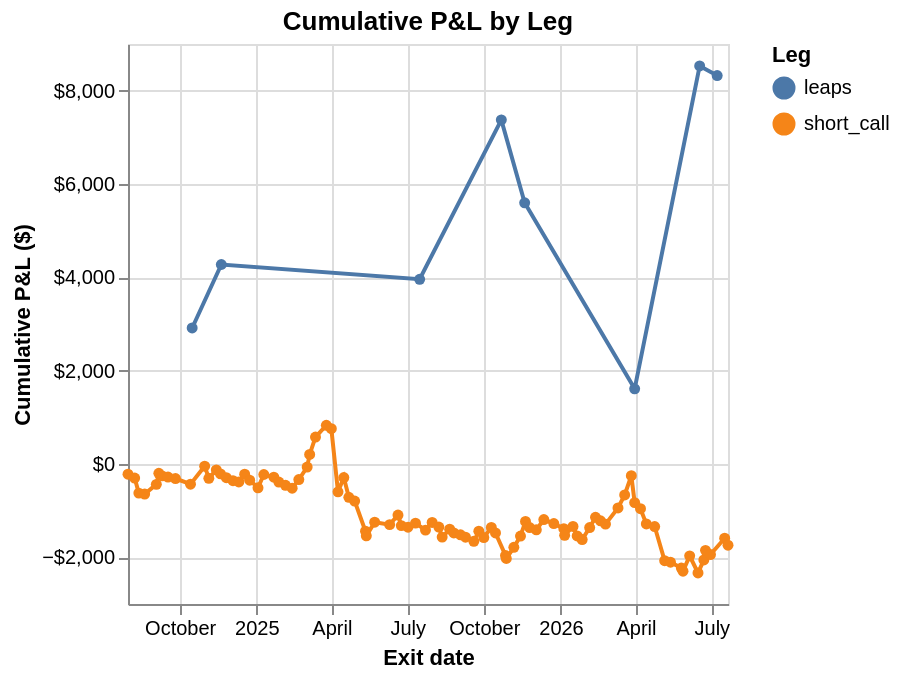

The notebook cell saved with this chart:
### Markdown cell above
### Cumulative P&L by Leg

### Code cell
plot_cumulative_pnl(result)

### Figure 1 — Vega-Lite specification as saved in the notebook (floating-point values rounded to 4 significant figures)
{"config": {"view": {"continuousWidth": 300, "continuousHeight": 300}}, "data": {"name": "data-9fc527ed876da34cc04b2bcd2607ee23"}, "mark": {"type": "line", "point": true, "strokeWidth": 2}, "encoding": {"color": {"field": "leg", "title": "Leg", "type": "nominal"}, "tooltip": [{"field": "leg", "title": "Leg", "type": "nominal"}, {"field": "exit_date", "title": "Date", "type": "temporal"}, {"field": "cumulative_pnl", "format": "$,.0f", "title": "Cum P&L", "type": "quantitative"}], "x": {"field": "exit_date", "title": "Exit date", "type": "temporal"}, "y": {"axis": {"format": "$,.0f"}, "field": "cumulative_pnl", "title": "Cumulative P&L ($)", "type": "quantitative"}}, "height": 280, "params": [{"name": "cum_pnl_zoom", "select": {"type": "point", "encodings": ["x", "y"]}, "bind": "scales"}], "title": "Cumulative P&L by Leg", "width": "container", "$schema": "https://vega.github.io/schema/vega-lite/v6.4.1.json", "datasets": {"data-9fc527ed876da34cc04b2bcd2607ee23": [{"exit_date": "2024-07-31T00:00:00", "cumulative_pnl": -217.5, "leg": "short_call"}, {"exit_date": "2024-08-08T00:00:00", "cumulative_pnl": -301.0, "leg": "short_call"}, {"exit_date": "2024-08-13T00:00:00", "cumulative_pnl": -624.0, "leg": "short_call"}, {"exit_date": "2024-08-20T00:00:00", "cumulative_pnl": -645.0, "leg": "short_call"}, {"exit_date": "2024-09-03T00:00:00", "cumulative_pnl": -436.5, "leg": "short_call"}, {"exit_date": "2024-09-06T00:00:00", "cumulative_pnl": -199.5, "leg": "short_call"}, {"exit_date": "2024-09-10T00:00:00", "cumulative_pnl": -254.5, "leg": "short_call"}, {"exit_date": "2024-09-17T00:00:00", "cumulative_pnl": -280.0, "leg": "short_call"}, {"exit_date": "2024-09-26T00:00:00", "cumulative_pnl": -311.5, "leg": "short_call"}, {"exit_date": "2024-10-14T00:00:00", "cumulative_pnl": -432.0, "leg": "short_call"}, {"exit_date": "2024-10-31T00:00:00", "cumulative_pnl": -47.5, "leg": "short_call"}, {"exit_date": "2024-11-05T00:00:00", "cumulative_pnl": -306.0, "leg": "short_call"}, {"exit_date": "2024-11-14T00:00:00", "cumulative_pnl": -126.0, "leg": "short_call"}, {"exit_date": "2024-11-19T00:00:00", "cumulative_pnl": -212.0, "leg": "short_call"}, {"exit_date": "2024-11-26T00:00:00", "cumulative_pnl": -294.0, "leg": "short_call"}, {"exit_date": "2024-12-04T00:00:00", "cumulative_pnl": -358.5, "leg": "short_call"}, {"exit_date": "2024-12-11T00:00:00", "cumulative_pnl": -384.0, "leg": "short_call"}, {"exit_date": "2024-12-18T00:00:00", "cumulative_pnl": -219.5, "leg": "short_call"}, {"exit_date": "2024-12-24T00:00:00", "cumulative_pnl": -347.0, "leg": "short_call"}, {"exit_date": "2025-01-03T00:00:00", "cumulative_pnl": -509.0, "leg": "short_call"}, {"exit_date": "2025-01-10T00:00:00", "cumulative_pnl": -225.0, "leg": "short_call"}, {"exit_date": "2025-01-22T00:00:00", "cumulative_pnl": -282.0, "leg": "short_call"}, {"exit_date": "2025-01-28T00:00:00", "cumulative_pnl": -386.5, "leg": "short_call"}, {"exit_date": "2025-02-05T00:00:00", "cumulative_pnl": -457.5, "leg": "short_call"}, {"exit_date": "2025-02-13T00:00:00", "cumulative_pnl": -517.5, "leg": "short_call"}, {"exit_date": "2025-02-21T00:00:00", "cumulative_pnl": -334.0, "leg": "short_call"}, {"exit_date": "2025-03-03T00:00:00", "cumulative_pnl": -65.5, "leg": "short_call"}, {"exit_date": "2025-03-06T00:00:00", "cumulative_pnl": 204.5, "leg": "short_call"}, {"exit_date": "2025-03-13T00:00:00", "cumulative_pnl": 577.0, "leg": "short_call"}, {"exit_date": "2025-03-26T00:00:00", "cumulative_pnl": 830.0, "leg": "short_call"}, {"exit_date": "2025-04-01T00:00:00", "cumulative_pnl": 756.5, "leg": "short_call"}, {"exit_date": "2025-04-09T00:00:00", "cumulative_pnl": -597.0, "leg": "short_call"}, {"exit_date": "2025-04-16T00:00:00", "cumulative_pnl": -290.5, "leg": "short_call"}, {"exit_date": "2025-04-22T00:00:00", "cumulative_pnl": -714.0, "leg": "short_call"}, {"exit_date": "2025-04-29T00:00:00", "cumulative_pnl": -794.0, "leg": "short_call"}, {"exit_date": "2025-05-12T00:00:00", "cumulative_pnl": -1440.0, "leg": "short_call"}, {"exit_date": "2025-05-13T00:00:00", "cumulative_pnl": -1540.0, "leg": "short_call"}, {"exit_date": "2025-05-23T00:00:00", "cumulative_pnl": -1247.0, "leg": "short_call"}, {"exit_date": "2025-06-10T00:00:00", "cumulative_pnl": -1299.0, "leg": "short_call"}, {"exit_date": "2025-06-20T00:00:00", "cumulative_pnl": -1094.0, "leg": "short_call"}, {"exit_date": "2025-06-24T00:00:00", "cumulative_pnl": -1321.0, "leg": "short_call"}, {"exit_date": "2025-07-02T00:00:00", "cumulative_pnl": -1355.0, "leg": "short_call"}, {"exit_date": "2025-07-11T00:00:00", "cumulative_pnl": -1267.0, "leg": "short_call"}, {"exit_date": "2025-07-23T00:00:00", "cumulative_pnl": -1417.0, "leg": "short_call"}, {"exit_date": "2025-07-31T00:00:00", "cumulative_pnl": -1253.0, "leg": "short_call"}, {"exit_date": "2025-08-08T00:00:00", "cumulative_pnl": -1352.0, "leg": "short_call"}, {"exit_date": "2025-08-12T00:00:00", "cumulative_pnl": -1567.0, "leg": "short_call"}, {"exit_date": "2025-08-21T00:00:00", "cumulative_pnl": -1397.0, "leg": "short_call"}, {"exit_date": "2025-08-26T00:00:00", "cumulative_pnl": -1477.0, "leg": "short_call"}, {"exit_date": "2025-09-03T00:00:00", "cumulative_pnl": -1517.0, "leg": "short_call"}, {"exit_date": "2025-09-09T00:00:00", "cumulative_pnl": -1569.0, "leg": "short_call"}, {"exit_date": "2025-09-19T00:00:00", "cumulative_pnl": -1657.0, "leg": "short_call"}, {"exit_date": "2025-09-25T00:00:00", "cumulative_pnl": -1440.0, "leg": "short_call"}, {"exit_date": "2025-10-01T00:00:00", "cumulative_pnl": -1577.0, "leg": "short_call"}, {"exit_date": "2025-10-10T00:00:00", "cumulative_pnl": -1359.0, "leg": "short_call"}, {"exit_date": "2025-10-15T00:00:00", "cumulative_pnl": -1477.0, "leg": "short_call"}, {"exit_date": "2025-10-27T00:00:00", "cumulative_pnl": -1962.0, "leg": "short_call"}, {"exit_date": "2025-10-28T00:00:00", "cumulative_pnl": -2025.0, "leg": "short_call"}, {"exit_date": "2025-11-06T00:00:00", "cumulative_pnl": -1786.0, "leg": "short_call"}, {"exit_date": "2025-11-14T00:00:00", "cumulative_pnl": -1543.0, "leg": "short_call"}, {"exit_date": "2025-11-20T00:00:00", "cumulative_pnl": -1230.0, "leg": "short_call"}, {"exit_date": "2025-11-25T00:00:00", "cumulative_pnl": -1363.0, "leg": "short_call"}, {"exit_date": "2025-12-03T00:00:00", "cumulative_pnl": -1410.0, "leg": "short_call"}, {"exit_date": "2025-12-12T00:00:00", "cumulative_pnl": -1191.0, "leg": "short_call"}, {"exit_date": "2025-12-24T00:00:00", "cumulative_pnl": -1276.0, "leg": "short_call"}, {"exit_date": "2026-01-05T00:00:00", "cumulative_pnl": -1386.0, "leg": "short_call"}, {"exit_date": "2026-01-06T00:00:00", "cumulative_pnl": -1527.0, "leg": "short_call"}, {"exit_date": "2026-01-16T00:00:00", "cumulative_pnl": -1338.0, "leg": "short_call"}, {"exit_date": "2026-01-21T00:00:00", "cumulative_pnl": -1542.0, "leg": "short_call"}, {"exit_date": "2026-01-27T00:00:00", "cumulative_pnl": -1620.0, "leg": "short_call"}, {"exit_date": "2026-02-05T00:00:00", "cumulative_pnl": -1362.0, "leg": "short_call"}, {"exit_date": "2026-02-12T00:00:00", "cumulative_pnl": -1143.0, "leg": "short_call"}, {"exit_date": "2026-02-18T00:00:00", "cumulative_pnl": -1218.0, "leg": "short_call"}, {"exit_date": "2026-02-24T00:00:00", "cumulative_pnl": -1288.0, "leg": "short_call"}, {"exit_date": "2026-03-11T00:00:00", "cumulative_pnl": -941.0, "leg": "short_call"}, {"exit_date": "2026-03-19T00:00:00", "cumulative_pnl": -663.0, "leg": "short_call"}, {"exit_date": "2026-03-27T00:00:00", "cumulative_pnl": -250.0, "leg": "short_call"}, {"exit_date": "2026-03-31T00:00:00", "cumulative_pnl": -827.5, "leg": "short_call"}, {"exit_date": "2026-04-07T00:00:00", "cumulative_pnl": -958.5, "leg": "short_call"}, {"exit_date": "2026-04-14T00:00:00", "cumulative_pnl": -1285.0, "leg": "short_call"}, {"exit_date": "2026-04-24T00:00:00", "cumulative_pnl": -1340.0, "leg": "short_call"}, {"exit_date": "2026-05-06T00:00:00", "cumulative_pnl": -2072.0, "leg": "short_call"}, {"exit_date": "2026-05-13T00:00:00", "cumulative_pnl": -2104.0, "leg": "short_call"}, {"exit_date": "2026-05-26T00:00:00", "cumulative_pnl": -2230.0, "leg": "short_call"}, {"exit_date": "2026-05-28T00:00:00", "cumulative_pnl": -2298.0, "leg": "short_call"}, {"exit_date": "2026-06-05T00:00:00", "cumulative_pnl": -1968.0, "leg": "short_call"}, {"exit_date": "2026-06-15T00:00:00", "cumulative_pnl": -2336.0, "leg": "short_call"}, {"exit_date": "2026-06-22T00:00:00", "cumulative_pnl": -2056.0, "leg": "short_call"}, {"exit_date": "2026-06-24T00:00:00", "cumulative_pnl": -1850.0, "leg": "short_call"}, {"exit_date": "2026-06-30T00:00:00", "cumulative_pnl": -1940.0, "leg": "short_call"}, {"exit_date": "2026-07-17T00:00:00", "cumulative_pnl": -1591.0, "leg": "short_call"}, {"exit_date": "2026-07-21T00:00:00", "cumulative_pnl": -1740.0, "leg": "short_call"}, {"exit_date": "2024-10-16T00:00:00", "cumulative_pnl": 2915.0, "leg": "leaps"}, {"exit_date": "2024-11-20T00:00:00", "cumulative_pnl": 4275.0, "leg": "leaps"}, {"exit_date": "2025-07-16T00:00:00", "cumulative_pnl": 3958.0, "leg": "leaps"}, {"exit_date": "2025-10-22T00:00:00", "cumulative_pnl": 7374.0, "leg": "leaps"}, {"exit_date": "2025-11-19T00:00:00", "cumulative_pnl": 5598.0, "leg": "leaps"}, {"exit_date": "2026-03-31T00:00:00", "cumulative_pnl": 1610.0, "leg": "leaps"}, {"exit_date": "2026-06-17T00:00:00", "cumulative_pnl": 8530.0, "leg": "leaps"}, {"exit_date": "2026-07-08T00:00:00", "cumulative_pnl": 8324.0, "leg": "leaps"}]}}
